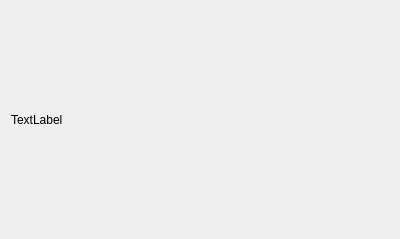
<?xml version="1.0" encoding="UTF-8"?>
<ui version="4.0">
 <class>TableListItemWidget</class>
 <widget class="QWidget" name="TableListItemWidget">
  <property name="geometry">
   <rect>
    <x>0</x>
    <y>0</y>
    <width>400</width>
    <height>239</height>
   </rect>
  </property>
  <property name="windowTitle">
   <string>Form</string>
  </property>
  <layout class="QHBoxLayout" name="horizontalLayout">
   <item>
    <widget class="QLabel" name="table_name">
     <property name="text">
      <string>TextLabel</string>
     </property>
    </widget>
   </item>
  </layout>
 </widget>
 <resources/>
 <connections/>
</ui>
